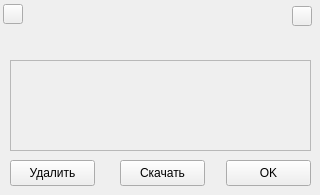
<?xml version="1.0" encoding="UTF-8"?>
<ui version="4.0">
 <class>Messages</class>
 <widget class="QWidget" name="Messages">
  <property name="geometry">
   <rect>
    <x>0</x>
    <y>0</y>
    <width>320</width>
    <height>195</height>
   </rect>
  </property>
  <property name="windowTitle">
   <string>Messages</string>
  </property>
  <property name="windowIcon">
   <iconset resource="res.qrc">
    <normaloff>:/new/prefix1/icons/vkp2.ico</normaloff>:/new/prefix1/icons/vkp2.ico</iconset>
  </property>
  <widget class="QPushButton" name="Download_Button">
   <property name="geometry">
    <rect>
     <x>120</x>
     <y>160</y>
     <width>85</width>
     <height>26</height>
    </rect>
   </property>
   <property name="focusPolicy">
    <enum>Qt::NoFocus</enum>
   </property>
   <property name="text">
    <string>Скачать</string>
   </property>
  </widget>
  <widget class="QPushButton" name="Ok_Button">
   <property name="geometry">
    <rect>
     <x>226</x>
     <y>160</y>
     <width>85</width>
     <height>26</height>
    </rect>
   </property>
   <property name="focusPolicy">
    <enum>Qt::NoFocus</enum>
   </property>
   <property name="text">
    <string>OK</string>
   </property>
  </widget>
  <widget class="QTextEdit" name="Text">
   <property name="enabled">
    <bool>false</bool>
   </property>
   <property name="geometry">
    <rect>
     <x>10</x>
     <y>60</y>
     <width>301</width>
     <height>91</height>
    </rect>
   </property>
   <property name="font">
    <font>
     <pointsize>12</pointsize>
    </font>
   </property>
   <property name="focusPolicy">
    <enum>Qt::NoFocus</enum>
   </property>
   <property name="html">
    <string>&lt;!DOCTYPE HTML PUBLIC &quot;-//W3C//DTD HTML 4.0//EN&quot; &quot;http://www.w3.org/TR/REC-html40/strict.dtd&quot;&gt;
&lt;html&gt;&lt;head&gt;&lt;meta name=&quot;qrichtext&quot; content=&quot;1&quot; /&gt;&lt;style type=&quot;text/css&quot;&gt;
p, li { white-space: pre-wrap; }
&lt;/style&gt;&lt;/head&gt;&lt;body style=&quot; font-family:'MS Shell Dlg 2'; font-size:12pt; font-weight:400; font-style:normal;&quot;&gt;
&lt;p align=&quot;center&quot; style=&quot;-qt-paragraph-type:empty; margin-top:0px; margin-bottom:0px; margin-left:0px; margin-right:0px; -qt-block-indent:0; text-indent:0px; font-family:'Ubuntu'; font-size:10pt;&quot;&gt;&lt;br /&gt;&lt;/p&gt;&lt;/body&gt;&lt;/html&gt;</string>
   </property>
  </widget>
  <widget class="QPushButton" name="CloseApp">
   <property name="geometry">
    <rect>
     <x>292</x>
     <y>6</y>
     <width>20</width>
     <height>20</height>
    </rect>
   </property>
   <property name="font">
    <font>
     <pointsize>11</pointsize>
     <weight>75</weight>
     <bold>true</bold>
    </font>
   </property>
   <property name="focusPolicy">
    <enum>Qt::NoFocus</enum>
   </property>
   <property name="text">
    <string/>
   </property>
  </widget>
  <widget class="QLabel" name="Title">
   <property name="geometry">
    <rect>
     <x>30</x>
     <y>2</y>
     <width>231</width>
     <height>25</height>
    </rect>
   </property>
   <property name="font">
    <font>
     <pointsize>10</pointsize>
     <weight>75</weight>
     <bold>true</bold>
    </font>
   </property>
   <property name="text">
    <string/>
   </property>
  </widget>
  <widget class="QPushButton" name="Icon">
   <property name="geometry">
    <rect>
     <x>3</x>
     <y>4</y>
     <width>20</width>
     <height>20</height>
    </rect>
   </property>
   <property name="focusPolicy">
    <enum>Qt::NoFocus</enum>
   </property>
   <property name="text">
    <string/>
   </property>
  </widget>
  <widget class="QPushButton" name="ReWrite">
   <property name="geometry">
    <rect>
     <x>10</x>
     <y>160</y>
     <width>85</width>
     <height>26</height>
    </rect>
   </property>
   <property name="focusPolicy">
    <enum>Qt::NoFocus</enum>
   </property>
   <property name="text">
    <string>Удалить</string>
   </property>
  </widget>
 </widget>
 <resources>
  <include location="res.qrc"/>
 </resources>
 <connections/>
</ui>
